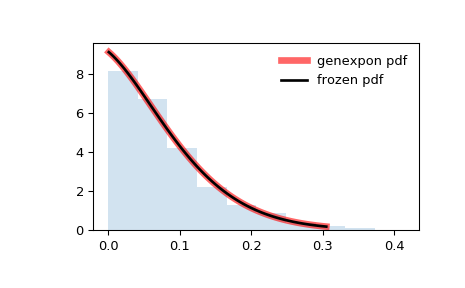

Write Python code to recreate this figure.
from scipy.stats import genexpon
import matplotlib.pyplot as plt
fig, ax = plt.subplots(1, 1)

# Calculate a few first moments:

a, b, c = 9.13, 16.2, 3.28
mean, var, skew, kurt = genexpon.stats(a, b, c, moments='mvsk')

# Display the probability density function (``pdf``):

x = np.linspace(genexpon.ppf(0.01, a, b, c),
                genexpon.ppf(0.99, a, b, c), 100)
ax.plot(x, genexpon.pdf(x, a, b, c),
       'r-', lw=5, alpha=0.6, label='genexpon pdf')

# Alternatively, the distribution object can be called (as a function)
# to fix the shape, location and scale parameters. This returns a "frozen"
# RV object holding the given parameters fixed.

# Freeze the distribution and display the frozen ``pdf``:

rv = genexpon(a, b, c)
ax.plot(x, rv.pdf(x), 'k-', lw=2, label='frozen pdf')

# Check accuracy of ``cdf`` and ``ppf``:

vals = genexpon.ppf([0.001, 0.5, 0.999], a, b, c)
np.allclose([0.001, 0.5, 0.999], genexpon.cdf(vals, a, b, c))
# True

# Generate random numbers:

r = genexpon.rvs(a, b, c, size=1000)

# And compare the histogram:

ax.hist(r, density=True, histtype='stepfilled', alpha=0.2)
ax.legend(loc='best', frameon=False)
plt.show()
